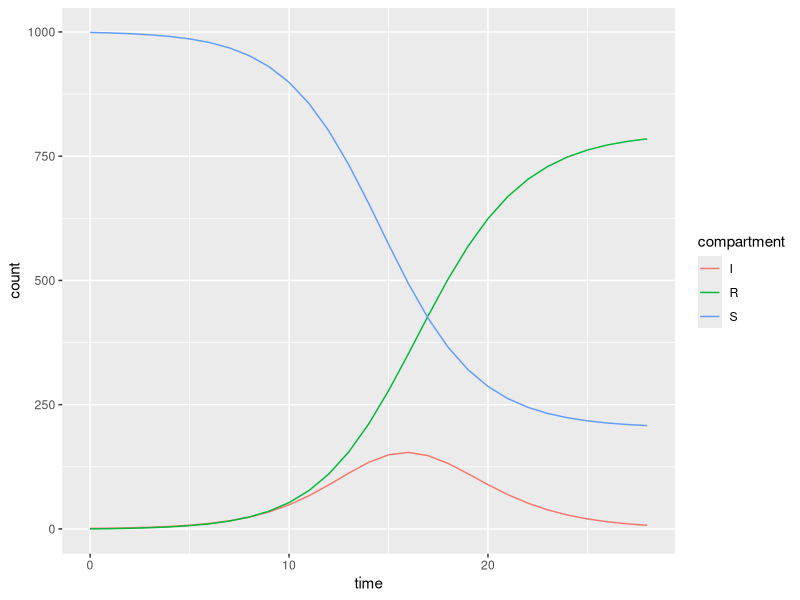
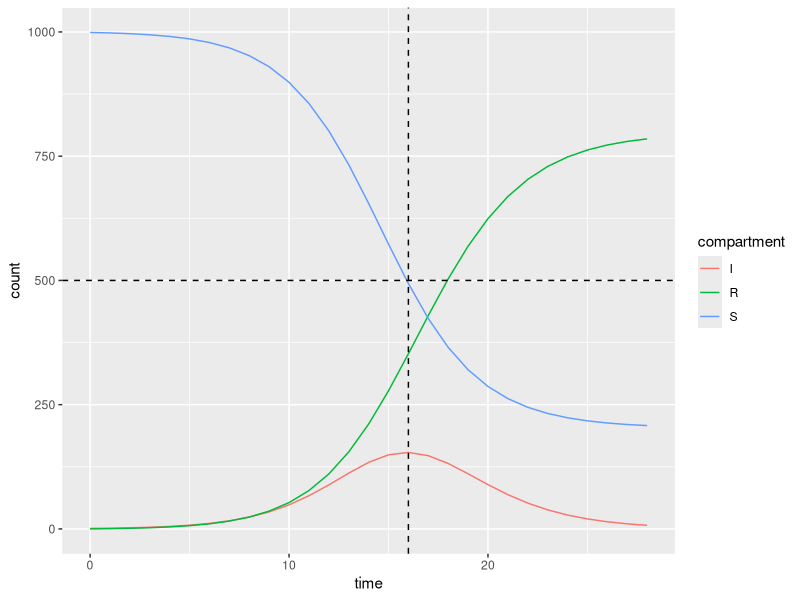
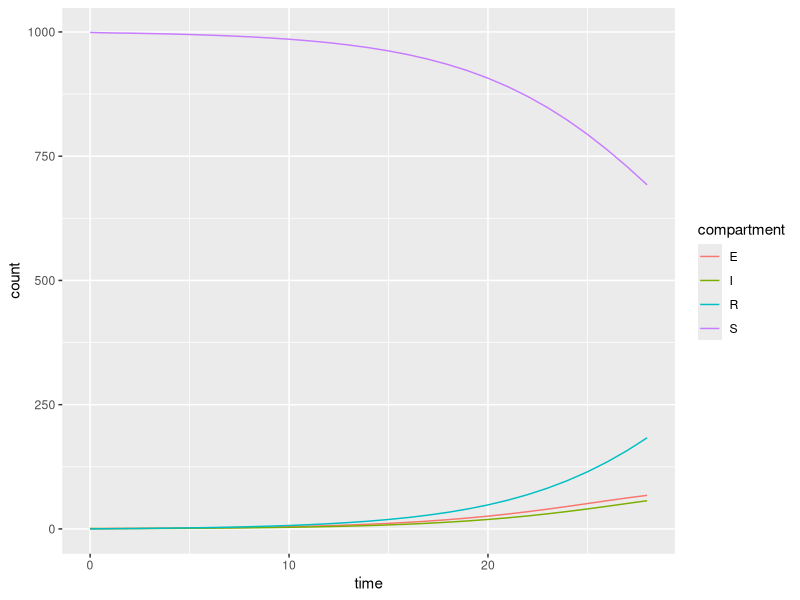
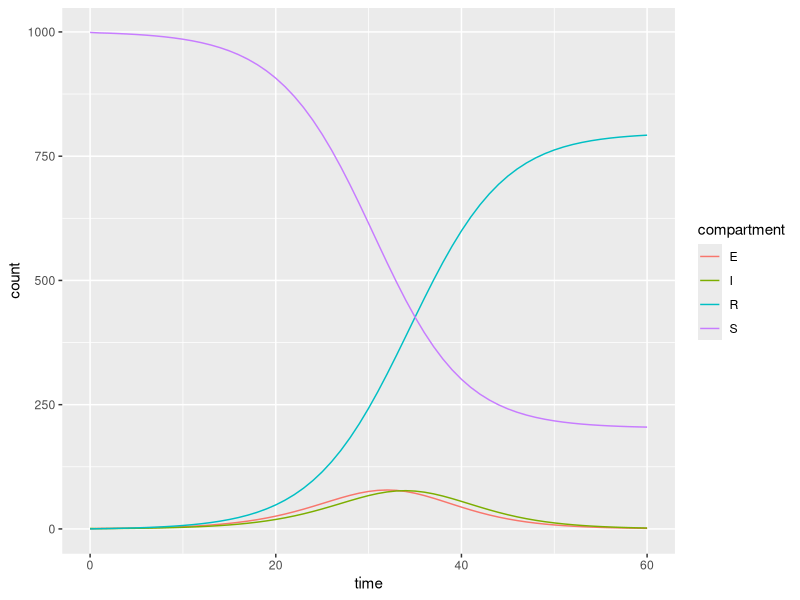
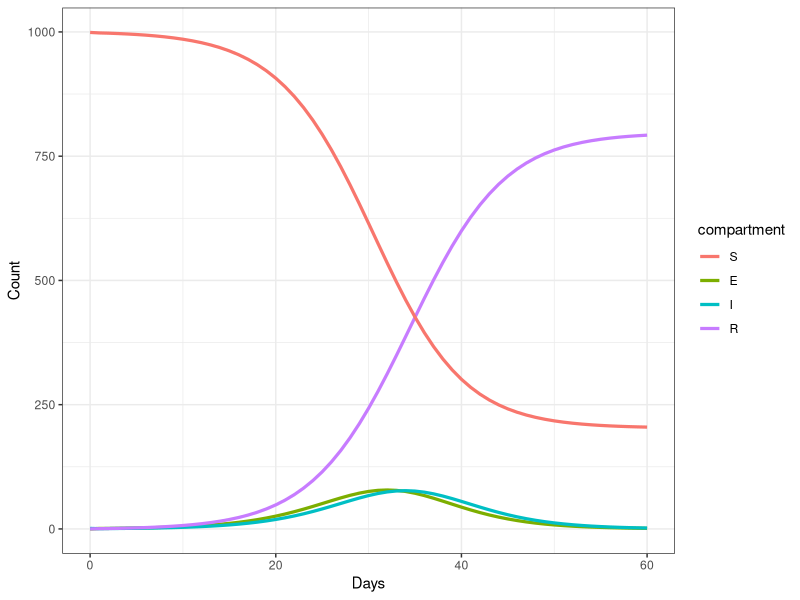

Write R code to recreate these figures, in order.
## ---- chunk 1
knitr::opts_chunk$set(echo = TRUE)

library(ggplot2)
## ---- chunk 2
## function to calculate lambda_t
lambda_t_fcn <- function(R_0, D, I_i, N){
  c_e <- R_0/D
  return(1-exp(-c_e*I_i/N))
}
## ---- chunk 3
SIR_simulation <- function(N, I0, R0, R_0, D, Time){
  SIR_df <- data.frame(time=0:Time,
                     S=rep(NA, Time+1),
                     I=rep(NA, Time+1),
                     R=rep(NA, Time+1),
                     lambda_t=rep(NA, Time+1))

  SIR_df$S[1] <- N-I0-R0
  SIR_df$I[1] <- I0
  SIR_df$R[1] <- R0

  for (i in 2:(Time+1)){
    SIR_df$lambda_t[i] <- lambda_t_fcn(R_0=R_0, D=D, I_i=SIR_df$I[i-1], N=N)
    SIR_df$S[i] <- SIR_df$S[i-1]-SIR_df$lambda_t[i]*SIR_df$S[i-1]
    SIR_df$I[i] <- SIR_df$I[i-1]+SIR_df$lambda_t[i]*SIR_df$S[i-1]-1/D*SIR_df$I[i-1]
    SIR_df$R[i] <- SIR_df$R[i-1]+1/D*SIR_df$I[i-1]
  }
  
  return(data.frame(time=rep(0:Time, 3),
                    compartment=rep(c("S","I", "R"), each=(Time+1)),
                    count=c(SIR_df$S, SIR_df$I, SIR_df$R)))
}
## ---- chunk 4
SIR_sim1 <- SIR_simulation(N=1000, I0=1, R0=0, R_0=2, D=2, Time=28)
ggplot(data=SIR_sim1, aes(x=time, y=count)) + 
  geom_line(aes(color=compartment))
## ---- chunk 5
## make a list with two arguments, x and y:
list(x=5, y=6)
## ---- chunk 6
## save our list so we can play with it
list1 <- list(x=5, y=6)
list1
##access the element named x in the list
list1$x 
##access the element named y in the list
list1$y
## ---- chunk 7
test_df <- data.frame(x=0:3, y=1:4)
list2 <- list(df=test_df, time=5)
list2
## access the element named df in the list
list2$df
## access the element named time in the list
list2$time
## ---- chunk 8
SIR_simulation <- function(N, I0, R0, R_0, D, Time){
  SIR_df <- data.frame(time=0:Time,
                     S=rep(NA, Time+1),
                     I=rep(NA, Time+1),
                     R=rep(NA, Time+1),
                     lambda_t=rep(NA, Time+1))

  SIR_df$S[1] <- N-I0-R0
  SIR_df$I[1] <- I0
  SIR_df$R[1] <- R0

  for (i in 2:(Time+1)){
    SIR_df$lambda_t[i] <- lambda_t_fcn(R_0=R_0, D=D, I_i=SIR_df$I[i-1], N=N)
    SIR_df$S[i] <- SIR_df$S[i-1]-SIR_df$lambda_t[i]*SIR_df$S[i-1]
    SIR_df$I[i] <- SIR_df$I[i-1]+SIR_df$lambda_t[i]*SIR_df$S[i-1]-1/D*SIR_df$I[i-1]
    SIR_df$R[i] <- SIR_df$R[i-1]+1/D*SIR_df$I[i-1]
  }
  
  ## Calculate time point at which we have maximum number of infectious individuals
  max_time <- SIR_df$time[which.max(SIR_df$I)]
  
  ## Calculate herd immunity threshold
  HIT <- 1-1/R_0
  
  ## Save data frame with appropriate format to plot in ggplot2
  df <- data.frame(time=rep(0:Time, 3),
                    compartment=rep(c("S","I", "R"), each=(Time+1)),
                    count=c(SIR_df$S, SIR_df$I, SIR_df$R))
  
  return(list(df=df, max_time=max_time, HIT=HIT))
}
## ---- chunk 9
SIR_sim2 <- SIR_simulation(N=1000, I0=1, R0=0, R_0=2, D=2, Time=28)
ggplot(data=SIR_sim2$df, aes(x=time, y=count)) + 
  geom_line(aes(color=compartment)) + 
  geom_vline(xintercept=SIR_sim2$max_time, linetype="dashed") + 
  geom_hline(yintercept=SIR_sim2$HIT*1000, linetype="dashed")
## ---- chunk 10
SEIR_simulation <- function(N, E0, I0, R0, R_0, pD, D, Time){
  SEIR_df <- data.frame(time=0:Time,
                        S=rep(NA, Time+1),
                        I=rep(NA, Time+1),
                        R=rep(NA, Time+1),
                        lambda_t=rep(NA, Time+1))

  SEIR_df$S[1] <- N-E0-I0-R0
  SEIR_df$E[1] <- E0
  SEIR_df$I[1] <- I0
  SEIR_df$R[1] <- R0

  for (i in 2:(Time+1)){
    SEIR_df$lambda_t[i] <- lambda_t_fcn(R_0=R_0, D=D, I_i=SEIR_df$I[i-1], N=N)
    SEIR_df$S[i] <- SEIR_df$S[i-1]-SEIR_df$lambda_t[i]*SEIR_df$S[i-1]
    SEIR_df$E[i] <- SEIR_df$E[i-1]+SEIR_df$lambda_t[i]*SEIR_df$S[i-1]-1/pD*SEIR_df$E[i-1]
    SEIR_df$I[i] <- SEIR_df$I[i-1]+1/pD*SEIR_df$E[i-1]-1/D*SEIR_df$I[i-1]
    SEIR_df$R[i] <- SEIR_df$R[i-1]+1/D*SEIR_df$I[i-1]
  }
  
  return(data.frame(time=rep(0:Time, 4),
                    compartment=rep(c("S", "E", "I", "R"), each=(Time+1)),
                    count=c(SEIR_df$S, SEIR_df$E, SEIR_df$I, SEIR_df$R)))
}
## ---- chunk 11
SEIR_sim <- SEIR_simulation(N=1000, E0=0, I0=1, R0=0, R_0=2, pD=2, D=2, Time=28)
ggplot(data=SEIR_sim, aes(x=time, y=count)) + 
  geom_line(aes(color=compartment))

## This makes more sense for more days - try 60
SEIR_sim2 <- SEIR_simulation(N=1000, E0=0, I0=1, R0=0, R_0=2, pD=2, D=2, Time=60)
ggplot(data=SEIR_sim2, aes(x=time, y=count)) + 
  geom_line(aes(color=compartment))
## ---- chunk 12
## Example
ggplot(data=SEIR_sim2, aes(x=time, y=count)) + 
  geom_line(aes(color=compartment), size=1.1) + 
  theme_bw() + 
  scale_colour_discrete(limits = c("S", "E", "I", "R")) + 
  xlab("Days") + 
  ylab("Count")
